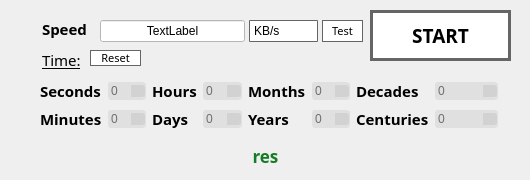
    <widget class="QWidget" name="Data_Tab">
     <attribute name="title">
      <string>Data Estimator</string>
     </attribute>
     <widget class="QPushButton" name="StartD_PB">
      <property name="geometry">
       <rect>
        <x>370</x>
        <y>10</y>
        <width>141</width>
        <height>51</height>
       </rect>
      </property>
      <property name="font">
       <font>
        <family>Arca Majora 3 Bold</family>
        <pointsize>14</pointsize>
        <weight>75</weight>
        <bold>true</bold>
        <stylestrategy>PreferAntialias</stylestrategy>
       </font>
      </property>
      <property name="toolTip">
       <string>&lt;html&gt;&lt;head/&gt;&lt;body&gt;&lt;p&gt;Start Calculation&lt;/p&gt;&lt;/body&gt;&lt;/html&gt;</string>
      </property>
      <property name="styleSheet">
       <string notr="true">#StartD_PB {
background: #ffffff;
border-radius: 0px;
border: 3px solid #656565;
color:black;
}
#StartD_PB:hover
{
border: 5px solid #00BFF3;
color:#00bff3
}
#StartD_PB:pressed
{
 border: 5px solid #656565;
color:black;
}</string>
      </property>
      <property name="text">
       <string>START</string>
      </property>
     </widget>
     <widget class="QLabel" name="label_Time_head">
      <property name="geometry">
       <rect>
        <x>42</x>
        <y>50</y>
        <width>61</width>
        <height>20</height>
       </rect>
      </property>
      <property name="font">
       <font>
        <family>Arca Majora 3 Heavy</family>
        <pointsize>11</pointsize>
        <weight>10</weight>
        <italic>false</italic>
        <bold>false</bold>
        <underline>true</underline>
       </font>
      </property>
      <property name="toolTip">
       <string>&lt;html&gt;&lt;head/&gt;&lt;body&gt;&lt;p&gt;Time window for transferring&lt;/p&gt;&lt;/body&gt;&lt;/html&gt;</string>
      </property>
      <property name="styleSheet">
       <string notr="true">font: 87 11pt &quot;Arca Majora 3 Heavy&quot;;
text-decoration: underline;</string>
      </property>
      <property name="text">
       <string>Time:</string>
      </property>
      <property name="buddy">
       <cstring>input_Si</cstring>
      </property>
     </widget>
     <widget class="QLabel" name="label_AvSpD">
      <property name="geometry">
       <rect>
        <x>42</x>
        <y>20</y>
        <width>51</width>
        <height>18</height>
       </rect>
      </property>
      <property name="font">
       <font>
        <family>Arca Majora 3 Bold</family>
        <pointsize>11</pointsize>
        <weight>75</weight>
        <bold>true</bold>
       </font>
      </property>
      <property name="toolTip">
       <string>&lt;html&gt;&lt;head/&gt;&lt;body&gt;&lt;p&gt;The average transfer speed&lt;/p&gt;&lt;/body&gt;&lt;/html&gt;</string>
      </property>
      <property name="text">
       <string>Speed</string>
      </property>
      <property name="buddy">
       <cstring>input_AvSp</cstring>
      </property>
     </widget>
     <widget class="QLineEdit" name="input_AvSpD">
      <property name="geometry">
       <rect>
        <x>100</x>
        <y>20</y>
        <width>145</width>
        <height>22</height>
       </rect>
      </property>
      <property name="sizePolicy">
       <sizepolicy hsizetype="Fixed" vsizetype="Fixed">
        <horstretch>0</horstretch>
        <verstretch>0</verstretch>
       </sizepolicy>
      </property>
      <property name="font">
       <font>
        <family>Arca Majora 3 Bold</family>
        <weight>75</weight>
        <bold>true</bold>
       </font>
      </property>
      <property name="toolTip">
       <string>&lt;html&gt;&lt;head/&gt;&lt;body&gt;&lt;p&gt;Enter the average transfer speed&lt;/p&gt;&lt;/body&gt;&lt;/html&gt;</string>
      </property>
      <property name="autoFillBackground">
       <bool>false</bool>
      </property>
      <property name="styleSheet">
       <string notr="true">background-color: rgb(255, 255, 255);</string>
      </property>
      <property name="clearButtonEnabled">
       <bool>true</bool>
      </property>
     </widget>
     <widget class="QComboBox" name="SPcomboBox">
      <property name="geometry">
       <rect>
        <x>249</x>
        <y>20</y>
        <width>69</width>
        <height>22</height>
       </rect>
      </property>
      <property name="styleSheet">
       <string notr="true">QComboBox::drop-down:button{color:black; border-radius:5px; background:white;}
QComboBox::down-arrow:normal{image: url(:/dropDown/Files/Buttons/dropDown/dropdown.png)}
QComboBox::down-arrow:hover{image: url(:/dropDown/Files/Buttons/dropDown/dropDown-hover.png)}

#SPcomboBox {
font: 75 8pt &quot;Arca Majora 3 Bold&quot;;
background: #ffffff;
border-radius: 1px;
border: 0.75px solid #656565;
color:black;
}
#SPcomboBox:hover
{
color:#00bff3;
border: 0.75px solid #00BFF3;
}
#SPcomboBox:pressed
{
color:black;
}
</string>
      </property>
      <property name="currentText">
       <string>KB/s</string>
      </property>
      <property name="currentIndex">
       <number>0</number>
      </property>
      <item>
       <property name="text">
        <string>KB/s</string>
       </property>
      </item>
      <item>
       <property name="text">
        <string>MB/s</string>
       </property>
      </item>
      <item>
       <property name="text">
        <string>Mb/s</string>
       </property>
      </item>
     </widget>
     <widget class="QWidget" name="layoutWidget">
      <property name="geometry">
       <rect>
        <x>40</x>
        <y>80</y>
        <width>458</width>
        <height>51</height>
       </rect>
      </property>
      <layout class="QGridLayout" name="gridLayout">
       <item row="0" column="0">
        <widget class="QLabel" name="label_seconds">
         <property name="font">
          <font>
           <family>Arca Majora 3 Bold</family>
           <pointsize>11</pointsize>
           <weight>75</weight>
           <bold>true</bold>
          </font>
         </property>
         <property name="toolTip">
          <string>&lt;html&gt;&lt;head/&gt;&lt;body&gt;&lt;p&gt;Time window for transferring&lt;/p&gt;&lt;/body&gt;&lt;/html&gt;</string>
         </property>
         <property name="text">
          <string>Seconds</string>
         </property>
         <property name="buddy">
          <cstring>input_Si</cstring>
         </property>
        </widget>
       </item>
       <item row="0" column="2">
        <widget class="QLabel" name="label_hours">
         <property name="font">
          <font>
           <family>Arca Majora 3 Bold</family>
           <pointsize>11</pointsize>
           <weight>75</weight>
           <bold>true</bold>
          </font>
         </property>
         <property name="toolTip">
          <string>&lt;html&gt;&lt;head/&gt;&lt;body&gt;&lt;p&gt;Time window for transferring&lt;/p&gt;&lt;/body&gt;&lt;/html&gt;</string>
         </property>
         <property name="text">
          <string>Hours</string>
         </property>
         <property name="buddy">
          <cstring>input_Si</cstring>
         </property>
        </widget>
       </item>
       <item row="0" column="3">
        <widget class="QSpinBox" name="spinHours">
         <property name="styleSheet">
          <string notr="true">QSpinBox::up-arrow{
    image: url(:/Arrows/Files/Buttons/Arrow/up_arrow_dark.png);
}

QSpinBox::up-arrow:focus {
    image: url(:/Arrows/Files/Buttons/Arrow/up_arrow_lighter.png);
}

QSpinBox::down-arrow {
    image: url(:/Arrows/Files/Buttons/Arrow/down_arrow_dark.png);
}

QSpinBox::down-arrow:focus {
    image: url(:/Arrows/Files/Buttons/Arrow/down_arrow_lighter.png);
}

QSpinBox{
    color: #6e6e6e;
    background-color: #e0e0e0;
    selection-color: white;
    selection-background-color: #2255bf;
    border: 1px solid #e0e0e0;
    border-radius: 3px;
}

QSpinBox:focus {
    color: black;
    border-color: #7cabf9;
    border-right-color: qlineargradient(spread:pad, x1:1, y1:0.8, x2:1, y2:0, stop:0 #5e90fa, stop:1 #7cabf9);
    background-color: #cbd8e6;
}

QSpinBox:up-button,
QSpinBox:down-button{
    background-color: #d2d2d2;
}

QSpinBox:up-button{
    border-top-right-radius: 3px;
}

QSpinBox:down-button {
    border-bottom-right-radius: 3px;
}

QSpinBox:up-button:focus{
    background-color:qlineargradient(spread:pad, x1:0.5, y1:1, x2:0.5, y2:0, stop:0 rgba(0, 113, 255, 255), stop:1 rgba(91, 171, 252, 255));
}


QSpinBox:down-button:focus{
    background-color: qlineargradient(spread:pad, x1:0.5, y1:1, x2:0.5, y2:0, stop:0 rgba(0, 113, 255, 255), stop:1 rgba(91, 171, 252, 255));
}

QSpinBox::down-arrow:pressed{
background-color: qlineargradient(spread:pad, x1:0.5, y1:1, x2:0.5, y2:0, stop:0 rgba(0, 83, 255, 255), stop:1 rgba(61, 141, 222, 255));
border-bottom-right-radius: 3px;
}

QSpinBox::up-arrow:pressed{
background-color:  qlineargradient(spread:pad, x1:0.5, y1:1, x2:0.5, y2:0, stop:0 rgba(0, 83, 255, 255), stop:1 rgba(61, 141, 222, 255));
border-top-right-radius: 3px;
}







</string>
         </property>
         <property name="maximum">
          <number>23</number>
         </property>
        </widget>
       </item>
       <item row="0" column="4">
        <widget class="QLabel" name="label_months">
         <property name="font">
          <font>
           <family>Arca Majora 3 Bold</family>
           <pointsize>11</pointsize>
           <weight>75</weight>
           <bold>true</bold>
          </font>
         </property>
         <property name="toolTip">
          <string>&lt;html&gt;&lt;head/&gt;&lt;body&gt;&lt;p&gt;Time window for transferring&lt;/p&gt;&lt;/body&gt;&lt;/html&gt;</string>
         </property>
         <property name="text">
          <string>Months</string>
         </property>
         <property name="buddy">
          <cstring>input_Si</cstring>
         </property>
        </widget>
       </item>
       <item row="0" column="5">
        <widget class="QSpinBox" name="spinMonths">
         <property name="styleSheet">
          <string notr="true">QSpinBox::up-arrow{
    image: url(:/Arrows/Files/Buttons/Arrow/up_arrow_dark.png);
}

QSpinBox::up-arrow:focus {
    image: url(:/Arrows/Files/Buttons/Arrow/up_arrow_lighter.png);
}

QSpinBox::down-arrow {
    image: url(:/Arrows/Files/Buttons/Arrow/down_arrow_dark.png);
}

QSpinBox::down-arrow:focus {
    image: url(:/Arrows/Files/Buttons/Arrow/down_arrow_lighter.png);
}

QSpinBox{
    color: #6e6e6e;
    background-color: #e0e0e0;
    selection-color: white;
    selection-background-color: #2255bf;
    border: 1px solid #e0e0e0;
    border-radius: 3px;
}

QSpinBox:focus {
    color: black;
    border-color: #7cabf9;
    border-right-color: qlineargradient(spread:pad, x1:1, y1:0.8, x2:1, y2:0, stop:0 #5e90fa, stop:1 #7cabf9);
    background-color: #cbd8e6;
}

QSpinBox:up-button,
QSpinBox:down-button{
    background-color: #d2d2d2;
}

QSpinBox:up-button{
    border-top-right-radius: 3px;
}

QSpinBox:down-button {
    border-bottom-right-radius: 3px;
}

QSpinBox:up-button:focus{
    background-color:qlineargradient(spread:pad, x1:0.5, y1:1, x2:0.5, y2:0, stop:0 rgba(0, 113, 255, 255), stop:1 rgba(91, 171, 252, 255));
}


QSpinBox:down-button:focus{
    background-color: qlineargradient(spread:pad, x1:0.5, y1:1, x2:0.5, y2:0, stop:0 rgba(0, 113, 255, 255), stop:1 rgba(91, 171, 252, 255));
}

QSpinBox::down-arrow:pressed{
background-color: qlineargradient(spread:pad, x1:0.5, y1:1, x2:0.5, y2:0, stop:0 rgba(0, 83, 255, 255), stop:1 rgba(61, 141, 222, 255));
border-bottom-right-radius: 3px;
}

QSpinBox::up-arrow:pressed{
background-color:  qlineargradient(spread:pad, x1:0.5, y1:1, x2:0.5, y2:0, stop:0 rgba(0, 83, 255, 255), stop:1 rgba(61, 141, 222, 255));
border-top-right-radius: 3px;
}







</string>
         </property>
         <property name="maximum">
          <number>11</number>
         </property>
        </widget>
       </item>
       <item row="0" column="6">
        <widget class="QLabel" name="label_decades">
         <property name="font">
          <font>
           <family>Arca Majora 3 Bold</family>
           <pointsize>11</pointsize>
           <weight>75</weight>
           <bold>true</bold>
          </font>
         </property>
         <property name="toolTip">
          <string>&lt;html&gt;&lt;head/&gt;&lt;body&gt;&lt;p&gt;Time window for transferring&lt;/p&gt;&lt;/body&gt;&lt;/html&gt;</string>
         </property>
         <property name="text">
          <string>Decades</string>
         </property>
         <property name="buddy">
          <cstring>input_Si</cstring>
         </property>
        </widget>
       </item>
       <item row="0" column="7">
        <widget class="QSpinBox" name="spinDecades">
         <property name="styleSheet">
          <string notr="true">QSpinBox::up-arrow{
    image: url(:/Arrows/Files/Buttons/Arrow/up_arrow_dark.png);
}

QSpinBox::up-arrow:focus {
    image: url(:/Arrows/Files/Buttons/Arrow/up_arrow_lighter.png);
}

QSpinBox::down-arrow {
    image: url(:/Arrows/Files/Buttons/Arrow/down_arrow_dark.png);
}

QSpinBox::down-arrow:focus {
    image: url(:/Arrows/Files/Buttons/Arrow/down_arrow_lighter.png);
}

QSpinBox{
    color: #6e6e6e;
    background-color: #e0e0e0;
    selection-color: white;
    selection-background-color: #2255bf;
    border: 1px solid #e0e0e0;
    border-radius: 3px;
}

QSpinBox:focus {
    color: black;
    border-color: #7cabf9;
    border-right-color: qlineargradient(spread:pad, x1:1, y1:0.8, x2:1, y2:0, stop:0 #5e90fa, stop:1 #7cabf9);
    background-color: #cbd8e6;
}

QSpinBox:up-button,
QSpinBox:down-button{
    background-color: #d2d2d2;
}

QSpinBox:up-button{
    border-top-right-radius: 3px;
}

QSpinBox:down-button {
    border-bottom-right-radius: 3px;
}

QSpinBox:up-button:focus{
    background-color:qlineargradient(spread:pad, x1:0.5, y1:1, x2:0.5, y2:0, stop:0 rgba(0, 113, 255, 255), stop:1 rgba(91, 171, 252, 255));
}


QSpinBox:down-button:focus{
    background-color: qlineargradient(spread:pad, x1:0.5, y1:1, x2:0.5, y2:0, stop:0 rgba(0, 113, 255, 255), stop:1 rgba(91, 171, 252, 255));
}

QSpinBox::down-arrow:pressed{
background-color: qlineargradient(spread:pad, x1:0.5, y1:1, x2:0.5, y2:0, stop:0 rgba(0, 83, 255, 255), stop:1 rgba(61, 141, 222, 255));
border-bottom-right-radius: 3px;
}

QSpinBox::up-arrow:pressed{
background-color:  qlineargradient(spread:pad, x1:0.5, y1:1, x2:0.5, y2:0, stop:0 rgba(0, 83, 255, 255), stop:1 rgba(61, 141, 222, 255));
border-top-right-radius: 3px;
}







</string>
         </property>
         <property name="maximum">
          <number>9</number>
         </property>
        </widget>
       </item>
       <item row="1" column="0">
        <widget class="QLabel" name="label_minutes">
         <property name="font">
          <font>
           <family>Arca Majora 3 Bold</family>
           <pointsize>11</pointsize>
           <weight>75</weight>
           <bold>true</bold>
          </font>
         </property>
         <property name="toolTip">
          <string>&lt;html&gt;&lt;head/&gt;&lt;body&gt;&lt;p&gt;Time window for transferring&lt;/p&gt;&lt;/body&gt;&lt;/html&gt;</string>
         </property>
         <property name="text">
          <string>Minutes</string>
         </property>
         <property name="buddy">
          <cstring>input_Si</cstring>
         </property>
        </widget>
       </item>
       <item row="1" column="1">
        <widget class="QSpinBox" name="spinMinutes">
         <property name="styleSheet">
          <string notr="true">QSpinBox::up-arrow{
    image: url(:/Arrows/Files/Buttons/Arrow/up_arrow_dark.png);
}

QSpinBox::up-arrow:focus {
    image: url(:/Arrows/Files/Buttons/Arrow/up_arrow_lighter.png);
}

QSpinBox::down-arrow {
    image: url(:/Arrows/Files/Buttons/Arrow/down_arrow_dark.png);
}

QSpinBox::down-arrow:focus {
    image: url(:/Arrows/Files/Buttons/Arrow/down_arrow_lighter.png);
}

QSpinBox{
    color: #6e6e6e;
    background-color: #e0e0e0;
    selection-color: white;
    selection-background-color: #2255bf;
    border: 1px solid #e0e0e0;
    border-radius: 3px;
}

QSpinBox:focus {
    color: black;
    border-color: #7cabf9;
    border-right-color: qlineargradient(spread:pad, x1:1, y1:0.8, x2:1, y2:0, stop:0 #5e90fa, stop:1 #7cabf9);
    background-color: #cbd8e6;
}

QSpinBox:up-button,
QSpinBox:down-button{
    background-color: #d2d2d2;
}

QSpinBox:up-button{
    border-top-right-radius: 3px;
}

QSpinBox:down-button {
    border-bottom-right-radius: 3px;
}

QSpinBox:up-button:focus{
    background-color:qlineargradient(spread:pad, x1:0.5, y1:1, x2:0.5, y2:0, stop:0 rgba(0, 113, 255, 255), stop:1 rgba(91, 171, 252, 255));
}


QSpinBox:down-button:focus{
    background-color: qlineargradient(spread:pad, x1:0.5, y1:1, x2:0.5, y2:0, stop:0 rgba(0, 113, 255, 255), stop:1 rgba(91, 171, 252, 255));
}

QSpinBox::down-arrow:pressed{
background-color: qlineargradient(spread:pad, x1:0.5, y1:1, x2:0.5, y2:0, stop:0 rgba(0, 83, 255, 255), stop:1 rgba(61, 141, 222, 255));
border-bottom-right-radius: 3px;
}

QSpinBox::up-arrow:pressed{
background-color:  qlineargradient(spread:pad, x1:0.5, y1:1, x2:0.5, y2:0, stop:0 rgba(0, 83, 255, 255), stop:1 rgba(61, 141, 222, 255));
border-top-right-radius: 3px;
}







</string>
         </property>
         <property name="maximum">
          <number>59</number>
         </property>
        </widget>
       </item>
       <item row="1" column="2">
        <widget class="QLabel" name="label_days">
         <property name="font">
          <font>
           <family>Arca Majora 3 Bold</family>
           <pointsize>11</pointsize>
           <weight>75</weight>
           <bold>true</bold>
          </font>
         </property>
         <property name="toolTip">
          <string>&lt;html&gt;&lt;head/&gt;&lt;body&gt;&lt;p&gt;Time window for transferring&lt;/p&gt;&lt;/body&gt;&lt;/html&gt;</string>
         </property>
         <property name="text">
          <string>Days</string>
         </property>
         <property name="buddy">
          <cstring>input_Si</cstring>
         </property>
        </widget>
       </item>
       <item row="1" column="3">
        <widget class="QSpinBox" name="spinDays">
         <property name="styleSheet">
          <string notr="true">QSpinBox::up-arrow{
    image: url(:/Arrows/Files/Buttons/Arrow/up_arrow_dark.png);
}

QSpinBox::up-arrow:focus {
    image: url(:/Arrows/Files/Buttons/Arrow/up_arrow_lighter.png);
}

QSpinBox::down-arrow {
    image: url(:/Arrows/Files/Buttons/Arrow/down_arrow_dark.png);
}

QSpinBox::down-arrow:focus {
    image: url(:/Arrows/Files/Buttons/Arrow/down_arrow_lighter.png);
}

QSpinBox{
    color: #6e6e6e;
    background-color: #e0e0e0;
    selection-color: white;
    selection-background-color: #2255bf;
    border: 1px solid #e0e0e0;
    border-radius: 3px;
}

QSpinBox:focus {
    color: black;
    border-color: #7cabf9;
    border-right-color: qlineargradient(spread:pad, x1:1, y1:0.8, x2:1, y2:0, stop:0 #5e90fa, stop:1 #7cabf9);
    background-color: #cbd8e6;
}

QSpinBox:up-button,
QSpinBox:down-button{
    background-color: #d2d2d2;
}

QSpinBox:up-button{
    border-top-right-radius: 3px;
}

QSpinBox:down-button {
    border-bottom-right-radius: 3px;
}

QSpinBox:up-button:focus{
    background-color:qlineargradient(spread:pad, x1:0.5, y1:1, x2:0.5, y2:0, stop:0 rgba(0, 113, 255, 255), stop:1 rgba(91, 171, 252, 255));
}


QSpinBox:down-button:focus{
    background-color: qlineargradient(spread:pad, x1:0.5, y1:1, x2:0.5, y2:0, stop:0 rgba(0, 113, 255, 255), stop:1 rgba(91, 171, 252, 255));
}

QSpinBox::down-arrow:pressed{
background-color: qlineargradient(spread:pad, x1:0.5, y1:1, x2:0.5, y2:0, stop:0 rgba(0, 83, 255, 255), stop:1 rgba(61, 141, 222, 255));
border-bottom-right-radius: 3px;
}

QSpinBox::up-arrow:pressed{
background-color:  qlineargradient(spread:pad, x1:0.5, y1:1, x2:0.5, y2:0, stop:0 rgba(0, 83, 255, 255), stop:1 rgba(61, 141, 222, 255));
border-top-right-radius: 3px;
}







</string>
         </property>
         <property name="maximum">
          <number>30</number>
         </property>
        </widget>
       </item>
       <item row="1" column="4">
        <widget class="QLabel" name="label_years">
         <property name="font">
          <font>
           <family>Arca Majora 3 Bold</family>
           <pointsize>11</pointsize>
           <weight>75</weight>
           <bold>true</bold>
          </font>
         </property>
         <property name="toolTip">
          <string>&lt;html&gt;&lt;head/&gt;&lt;body&gt;&lt;p&gt;Time window for transferring&lt;/p&gt;&lt;/body&gt;&lt;/html&gt;</string>
         </property>
         <property name="text">
          <string>Years</string>
         </property>
         <property name="buddy">
          <cstring>input_Si</cstring>
         </property>
        </widget>
       </item>
       <item row="1" column="5">
        <widget class="QSpinBox" name="spinYears">
         <property name="styleSheet">
          <string notr="true">QSpinBox::up-arrow{
    image: url(:/Arrows/Files/Buttons/Arrow/up_arrow_dark.png);
}

QSpinBox::up-arrow:focus {
    image: url(:/Arrows/Files/Buttons/Arrow/up_arrow_lighter.png);
}

QSpinBox::down-arrow {
    image: url(:/Arrows/Files/Buttons/Arrow/down_arrow_dark.png);
}

QSpinBox::down-arrow:focus {
    image: url(:/Arrows/Files/Buttons/Arrow/down_arrow_lighter.png);
}

QSpinBox{
    color: #6e6e6e;
    background-color: #e0e0e0;
    selection-color: white;
    selection-background-color: #2255bf;
    border: 1px solid #e0e0e0;
    border-radius: 3px;
}

QSpinBox:focus {
    color: black;
    border-color: #7cabf9;
    border-right-color: qlineargradient(spread:pad, x1:1, y1:0.8, x2:1, y2:0, stop:0 #5e90fa, stop:1 #7cabf9);
    background-color: #cbd8e6;
}

QSpinBox:up-button,
QSpinBox:down-button{
    background-color: #d2d2d2;
}

QSpinBox:up-button{
    border-top-right-radius: 3px;
}

QSpinBox:down-button {
    border-bottom-right-radius: 3px;
}

QSpinBox:up-button:focus{
    background-color:qlineargradient(spread:pad, x1:0.5, y1:1, x2:0.5, y2:0, stop:0 rgba(0, 113, 255, 255), stop:1 rgba(91, 171, 252, 255));
}


QSpinBox:down-button:focus{
    background-color: qlineargradient(spread:pad, x1:0.5, y1:1, x2:0.5, y2:0, stop:0 rgba(0, 113, 255, 255), stop:1 rgba(91, 171, 252, 255));
}

QSpinBox::down-arrow:pressed{
background-color: qlineargradient(spread:pad, x1:0.5, y1:1, x2:0.5, y2:0, stop:0 rgba(0, 83, 255, 255), stop:1 rgba(61, 141, 222, 255));
border-bottom-right-radius: 3px;
}

QSpinBox::up-arrow:pressed{
background-color:  qlineargradient(spread:pad, x1:0.5, y1:1, x2:0.5, y2:0, stop:0 rgba(0, 83, 255, 255), stop:1 rgba(61, 141, 222, 255));
border-top-right-radius: 3px;
}







</string>
         </property>
         <property name="maximum">
          <number>99</number>
         </property>
        </widget>
       </item>
       <item row="1" column="6">
        <widget class="QLabel" name="label_centuries">
         <property name="font">
          <font>
           <family>Arca Majora 3 Bold</family>
           <pointsize>11</pointsize>
           <weight>75</weight>
           <bold>true</bold>
          </font>
         </property>
         <property name="toolTip">
          <string>&lt;html&gt;&lt;head/&gt;&lt;body&gt;&lt;p&gt;Time window for transferring&lt;/p&gt;&lt;/body&gt;&lt;/html&gt;</string>
         </property>
         <property name="text">
          <string>Centuries</string>
         </property>
         <property name="buddy">
          <cstring>input_Si</cstring>
         </property>
        </widget>
       </item>
       <item row="1" column="7">
        <widget class="QSpinBox" name="spinCenturies">
         <property name="styleSheet">
          <string notr="true">QSpinBox::up-arrow{
    image: url(:/Arrows/Files/Buttons/Arrow/up_arrow_dark.png);
}

QSpinBox::up-arrow:focus {
    image: url(:/Arrows/Files/Buttons/Arrow/up_arrow_lighter.png);
}

QSpinBox::down-arrow {
    image: url(:/Arrows/Files/Buttons/Arrow/down_arrow_dark.png);
}

QSpinBox::down-arrow:focus {
    image: url(:/Arrows/Files/Buttons/Arrow/down_arrow_lighter.png);
}

QSpinBox{
    color: #6e6e6e;
    background-color: #e0e0e0;
    selection-color: white;
    selection-background-color: #2255bf;
    border: 1px solid #e0e0e0;
    border-radius: 3px;
}

QSpinBox:focus {
    color: black;
    border-color: #7cabf9;
    border-right-color: qlineargradient(spread:pad, x1:1, y1:0.8, x2:1, y2:0, stop:0 #5e90fa, stop:1 #7cabf9);
    background-color: #cbd8e6;
}

QSpinBox:up-button,
QSpinBox:down-button{
    background-color: #d2d2d2;
}

QSpinBox:up-button{
    border-top-right-radius: 3px;
}

QSpinBox:down-button {
    border-bottom-right-radius: 3px;
}

QSpinBox:up-button:focus{
    background-color:qlineargradient(spread:pad, x1:0.5, y1:1, x2:0.5, y2:0, stop:0 rgba(0, 113, 255, 255), stop:1 rgba(91, 171, 252, 255));
}


QSpinBox:down-button:focus{
    background-color: qlineargradient(spread:pad, x1:0.5, y1:1, x2:0.5, y2:0, stop:0 rgba(0, 113, 255, 255), stop:1 rgba(91, 171, 252, 255));
}

QSpinBox::down-arrow:pressed{
background-color: qlineargradient(spread:pad, x1:0.5, y1:1, x2:0.5, y2:0, stop:0 rgba(0, 83, 255, 255), stop:1 rgba(61, 141, 222, 255));
border-bottom-right-radius: 3px;
}

QSpinBox::up-arrow:pressed{
background-color:  qlineargradient(spread:pad, x1:0.5, y1:1, x2:0.5, y2:0, stop:0 rgba(0, 83, 255, 255), stop:1 rgba(61, 141, 222, 255));
border-top-right-radius: 3px;
}







</string>
         </property>
         <property name="maximum">
          <number>999999999</number>
         </property>
        </widget>
       </item>
       <item row="0" column="1">
        <widget class="QSpinBox" name="spinSeconds">
         <property name="styleSheet">
          <string notr="true">QSpinBox::up-arrow{
    image: url(:/Arrows/Files/Buttons/Arrow/up_arrow_dark.png);
}

QSpinBox::up-arrow:focus {
    image: url(:/Arrows/Files/Buttons/Arrow/up_arrow_lighter.png);
}

QSpinBox::down-arrow {
    image: url(:/Arrows/Files/Buttons/Arrow/down_arrow_dark.png);
}

QSpinBox::down-arrow:focus {
    image: url(:/Arrows/Files/Buttons/Arrow/down_arrow_lighter.png);
}

QSpinBox{
    color: #6e6e6e;
    background-color: #e0e0e0;
    selection-color: white;
    selection-background-color: #2255bf;
    border: 1px solid #e0e0e0;
    border-radius: 3px;
}

QSpinBox:focus {
    color: black;
    border-color: #7cabf9;
    border-right-color: qlineargradient(spread:pad, x1:1, y1:0.8, x2:1, y2:0, stop:0 #5e90fa, stop:1 #7cabf9);
    background-color: #cbd8e6;
}

QSpinBox:up-button,
QSpinBox:down-button{
    background-color: #d2d2d2;
}

QSpinBox:up-button{
    border-top-right-radius: 3px;
}

QSpinBox:down-button {
    border-bottom-right-radius: 3px;
}

QSpinBox:up-button:focus{
    background-color:qlineargradient(spread:pad, x1:0.5, y1:1, x2:0.5, y2:0, stop:0 rgba(0, 113, 255, 255), stop:1 rgba(91, 171, 252, 255));
}


QSpinBox:down-button:focus{
    background-color: qlineargradient(spread:pad, x1:0.5, y1:1, x2:0.5, y2:0, stop:0 rgba(0, 113, 255, 255), stop:1 rgba(91, 171, 252, 255));
}

QSpinBox::down-arrow:pressed{
background-color: qlineargradient(spread:pad, x1:0.5, y1:1, x2:0.5, y2:0, stop:0 rgba(0, 83, 255, 255), stop:1 rgba(61, 141, 222, 255));
border-bottom-right-radius: 3px;
}

QSpinBox::up-arrow:pressed{
background-color:  qlineargradient(spread:pad, x1:0.5, y1:1, x2:0.5, y2:0, stop:0 rgba(0, 83, 255, 255), stop:1 rgba(61, 141, 222, 255));
border-top-right-radius: 3px;
}







</string>
         </property>
         <property name="maximum">
          <number>59</number>
         </property>
        </widget>
       </item>
      </layout>
     </widget>
     <widget class="QLabel" name="label_ResultD">
      <property name="geometry">
       <rect>
        <x>10</x>
        <y>140</y>
        <width>511</width>
        <height>31</height>
       </rect>
      </property>
      <property name="minimumSize">
       <size>
        <width>0</width>
        <height>0</height>
       </size>
      </property>
      <property name="font">
       <font>
        <family>Arca Majora 3 Bold</family>
        <pointsize>13</pointsize>
        <weight>75</weight>
        <bold>true</bold>
       </font>
      </property>
      <property name="toolTip">
       <string>&lt;html&gt;&lt;head/&gt;&lt;body&gt;&lt;p&gt;Result&lt;/p&gt;&lt;/body&gt;&lt;/html&gt;</string>
      </property>
      <property name="styleSheet">
       <string notr="true">color: rgb(19, 125, 37);
</string>
      </property>
      <property name="text">
       <string>res</string>
      </property>
      <property name="alignment">
       <set>Qt::AlignCenter</set>
      </property>
      <property name="buddy">
       <cstring>input_Si</cstring>
      </property>
     </widget>
     <widget class="QPushButton" name="ResetD_PB">
      <property name="geometry">
       <rect>
        <x>90</x>
        <y>50</y>
        <width>51</width>
        <height>16</height>
       </rect>
      </property>
      <property name="font">
       <font>
        <family>Arca Majora 3 Bold</family>
        <pointsize>8</pointsize>
        <weight>10</weight>
        <italic>false</italic>
        <bold>false</bold>
       </font>
      </property>
      <property name="styleSheet">
       <string notr="true">
#ResetD_PB {
font: 87 8pt &quot;Arca Majora 3 Bold&quot;;
background: #ffffff;
border-radius: 0px;
border: 0.75px solid #656565;
color:black;
}
#ResetD_PB:hover
{
border: 1.25px solid #00BFF3;
color:#00bff3
}
#ResetD_PB:pressed
{
 border: 1.25px solid #656565;
color:black;
}</string>
      </property>
      <property name="text">
       <string>Reset</string>
      </property>
     </widget>
     <widget class="QPushButton" name="SpeedTest_PB_2">
      <property name="geometry">
       <rect>
        <x>322</x>
        <y>20</y>
        <width>41</width>
        <height>22</height>
       </rect>
      </property>
      <property name="font">
       <font>
        <family>Arca Majora 3 Bold</family>
        <pointsize>8</pointsize>
        <weight>10</weight>
        <italic>false</italic>
        <bold>false</bold>
       </font>
      </property>
      <property name="toolTip">
       <string>&lt;!DOCTYPE HTML PUBLIC &quot;-//W3C//DTD HTML 4.0//EN&quot; &quot;http://www.w3.org/TR/REC-html40/strict.dtd&quot;&gt;
&lt;html&gt;&lt;head&gt;&lt;meta name=&quot;qrichtext&quot; content=&quot;1&quot; /&gt;&lt;style type=&quot;text/css&quot;&gt;
p, li { white-space: pre-wrap; }
&lt;/style&gt;&lt;/head&gt;&lt;body style=&quot; font-family:'Arca Majora 3 Bold'; font-size:8pt; font-weight:80; font-style:normal;&quot;&gt;
&lt;p style=&quot; margin-top:12px; margin-bottom:12px; margin-left:0px; margin-right:0px; -qt-block-indent:0; text-indent:0px;&quot;&gt;&lt;span style=&quot; font-size:10pt;&quot;&gt;Test the average transfer speed of a disk that of the internet&lt;/span&gt;&lt;/p&gt;&lt;/body&gt;&lt;/html&gt;</string>
      </property>
      <property name="styleSheet">
       <string notr="true">#SpeedTest_PB_2 {
font: 87 8pt &quot;Arca Majora 3 Bold&quot;;
background: #ffffff;
border-radius: 0px;
border: 0.75px solid #656565;
color:black;
}
#SpeedTest_PB_2:hover
{
border: 1.25px solid #00BFF3;
color:#00bff3
}
#SpeedTest_PB_2:pressed
{
 border: 1.25px solid #656565;
color:black;
}</string>
      </property>
      <property name="text">
       <string>Test</string>
      </property>
     </widget>
     <widget class="QLabel" name="loading_2">
      <property name="geometry">
       <rect>
        <x>100</x>
        <y>20</y>
        <width>145</width>
        <height>22</height>
       </rect>
      </property>
      <property name="text">
       <string>TextLabel</string>
      </property>
      <property name="alignment">
       <set>Qt::AlignCenter</set>
      </property>
     </widget>
    </widget>
